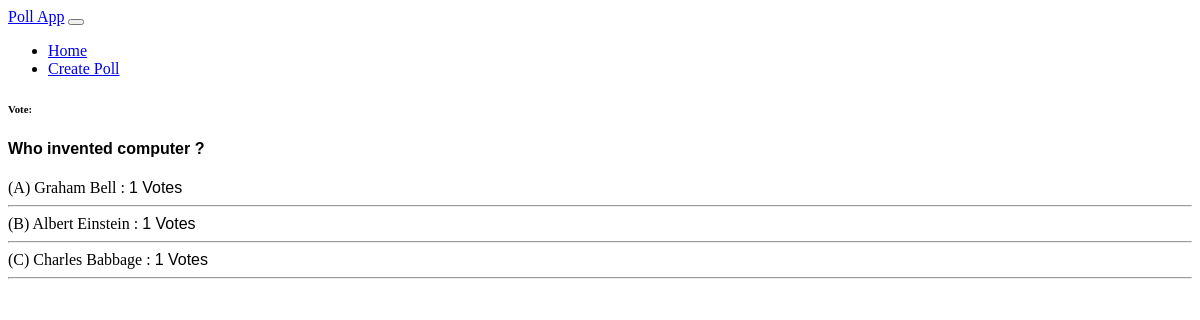
The page /result/3 on the database its author committed.
### App/models.py (models this page shows)
class Poll(models.Model):
    question = models.CharField(max_length=200)
    option_A = models.CharField(max_length=100)
    option_B = models.CharField(max_length=100)
    option_C = models.CharField(max_length=100)
    option_A_count = models.IntegerField(default=0)
    option_B_count = models.IntegerField(default=0)
    option_C_count = models.IntegerField(default=0)

### App/views.py (the view)
# urls.py: path('result/<poll_id>',views.result,name='result'),
def result(request,poll_id):
    poll = Poll.objects.get(id=poll_id)
    context = {
        'poll':poll
    }
    return render(request,'result.html',context)

### App/templates/result.html (shortened to what this page needs)
{% extends 'base.html' %}
{% block body %}
<div class="card mt-5">
    <div class="card-header">
        <h6 class="text-dark">Vote:</h6>
    </div>
    <div class="card-body">
        <div class="container-xxl py-5">
            <div class="container">
                <div class="row g-4">
                    <div class="col-md-12">
                        <div class="row g-3">
                            <div class="col-12">
                                <div class="form-floating">
                                    <h4 class="text-dark">{{ poll.question }}</h4>
                                </div>
                            </div>
                            <div class="col-12 mt-5">
                                <label for="opt-1" class="opt-1">
                                    <div class="row">
                                        <div class="column">
                                            <span class="text">(A) {{ poll.option_A }} : </span>
                                        <span class="percent"> {{ poll.option_A_count }} Votes</span>
                                    </div>
                                </div>
    <hr>
                                </label>
                            </div>
                            <div class="col-6">
                                <label for="opt-2" class="opt-2">
                                    <div class="row">
                                        <div class="column">
                                            <span class="text">(B) {{ poll.option_B }} : </span>
                                        <span class="percent"> {{ poll.option_B_count }} Votes</span>
                                    </div>
                                </div>
<hr>
                                </label>
                            </div>
                            <div class="col-12">
                                <label for="opt-3" class="opt-3">
                                    <div class="row">
                                        <div class="column">
                                            <span class="text">(C) {{ poll.option_C }} :</span>
                                        <span class="percent"> {{ poll.option_C_count }} Votes</span>
                                    </div>
                                </div>
<hr>
                                </label>
                            </div>
                        </div>
                    </div>
                </div>
            </div>
        </div>
    </div>
</div>
{% endblock body %}

### App/static/css/style.css (style rules this page uses)
.form-floating { font-family:'Lucida Sans', 'Lucida Sans Regular', 'Lucida Grande', 'Lucida Sans Unicode', Geneva, Verdana, sans-serif; }
h4 { font-family:'Franklin Gothic Medium', 'Arial Narrow', Arial, sans-serif; }
.text { font-family:'Times New Roman', Times, serif; }
.percent { font-family: 'Gill Sans', 'Gill Sans MT', Calibri, 'Trebuchet MS', sans-serif; }

### rows shown on the page
Poll: question "Who invented computer ?", option_A "Graham Bell", option_A_count "1", option_B "Albert Einstein", option_B_count "1", option_C "Charles Babbage", option_C_count "1"
